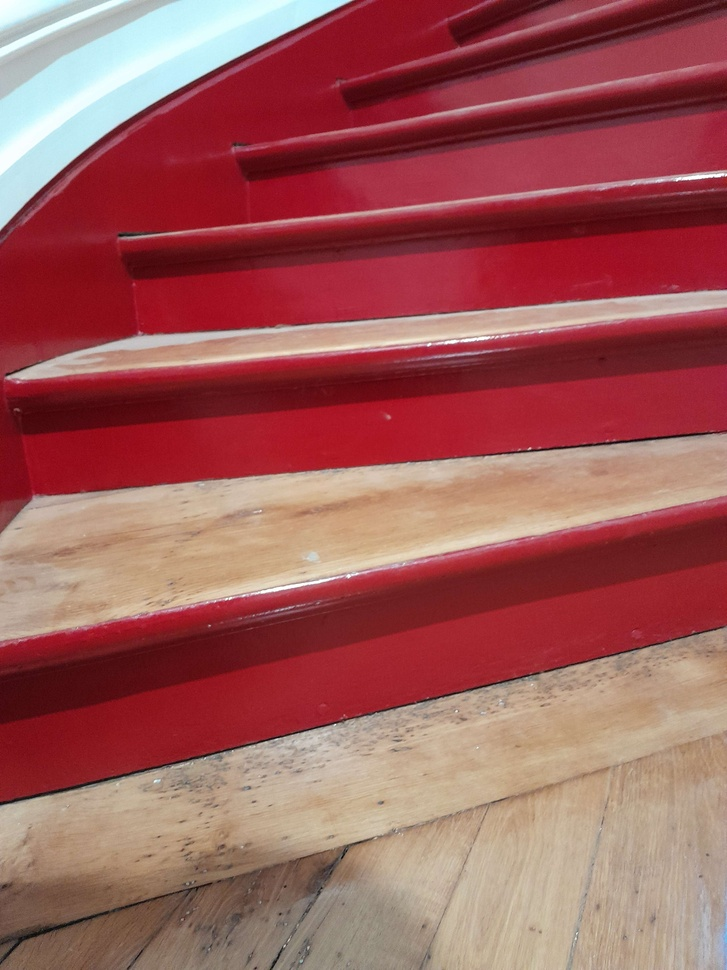
#> input picture images/4.jpg, 727 x 970 px, shrunk from 3060 x 4080 before the run, found by its file name
$ python detection_contours.py   (older library calls are emulated)
#> lines starting #> are read from the running program, lines starting #| are printed output that depends on the picture; after the words box and inside, x2 and y2 are one past the last pixel; in counts of white or black regions, pixels touching at a corner belong together
### code/pretraitement.py
import cv2
import numpy as np
import matplotlib.pyplot as plt

def pretraitement_image(image_path, visualiser=False):
    """
    Réalise le prétraitement d'une image pour la détection d'escaliers.

    Étapes:
    1. Conversion en niveaux de gris
    2. Application d'un filtre gaussien pour réduire le bruit
    3. Égalisation d'histogramme pour améliorer le contraste

    Args:
        image_path (str): Chemin vers l'image à traiter
        visualiser (bool): Si True, affiche les étapes intermédiaires

    Returns:
        image_traitee (numpy.ndarray): Image prétraitée
    """
#> called with image_path = 'images/4.jpg', visualiser = False
    image = cv2.imread(image_path)
#> image is the input picture: shape (970, 727, 3); mean B, G, R 89.6, 91, 158.5
    if image is None:
        raise FileNotFoundError(f"Impossible de charger l'image: {image_path}")

    # On applique tout le pre traitement
    image_gris = cv2.cvtColor(image, cv2.COLOR_BGR2GRAY)

    image_lissee = cv2.GaussianBlur(image_gris, (5, 5), 0) # Flou Gaussien

    image_egalisee = cv2.equalizeHist(image_lissee) # On egalise l'histogramme

    # Ici on n'applique pas Otsu
    image_traitee = image_egalisee

    # Visualisation des étapes si demandé
    if visualiser:
        plt.figure(figsize=(15, 10))

        plt.subplot(2, 2, 1)
        plt.title("Image originale")
        plt.imshow(cv2.cvtColor(image, cv2.COLOR_BGR2RGB))
        plt.axis('off')

        plt.subplot(2, 2, 2)
        plt.title("Image en niveaux de gris")
        plt.imshow(image_gris, cmap='gray')
        plt.axis('off')

        plt.subplot(2, 2, 3)
        plt.title("Image après filtre gaussien")
        plt.imshow(image_lissee, cmap='gray')
        plt.axis('off')

        plt.subplot(2, 2, 4)
        plt.title("Image prétraitée (après égalisation d'histogramme)")
        plt.imshow(image_traitee, cmap='gray')
        plt.axis('off')

        plt.tight_layout()
        plt.show()

        plt.figure(figsize=(15, 5))

        plt.subplot(1, 2, 1)
        plt.title("Histogramme avant égalisation")
        plt.hist(image_lissee.flatten(), 256, [0, 256], color='r')
        plt.xlim([0, 256])

        plt.subplot(1, 2, 2)
        plt.title("Histogramme après égalisation")
        plt.hist(image_egalisee.flatten(), 256, [0, 256], color='b')
        plt.xlim([0, 256])

        plt.tight_layout()
        plt.show()

    return image_traitee

# [15 lines left out: function test_pretraitement, not called in this run]

# [2 lines that do not run on import are left out]

### code/detection_contours.py
import cv2
import numpy as np
import matplotlib.pyplot as plt

def amplifier_contours_verticaux(image, facteur_amplification=2.0):
    """
    Amplifie spécifiquement les contours verticaux dans une image.

    Args:
        image (numpy.ndarray): Image d'entrée (gradients ou contours)
        facteur_amplification (float): Facteur par lequel amplifier les contours verticaux

    Returns:
        numpy.ndarray: Image avec les contours verticaux amplifiés.
    """
#> called with facteur_amplification = 1.8
    # Appliquer un filtre de Sobel pour faire ressortir les contours verticaux
    gradient_y = cv2.Sobel(image, cv2.CV_64F, 0, 1, ksize=3)
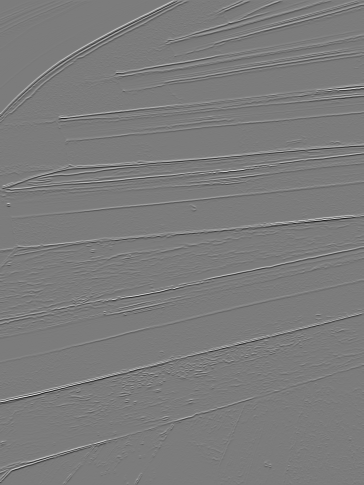
#> gradient_y: shape (970, 727) float64 (shown at 1/2 size); min -885, max 932, mean 0; drawn with min black and max white
    # Conversion en valeur absolue et normalisation
    gradient_y_abs = cv2.convertScaleAbs(gradient_y)
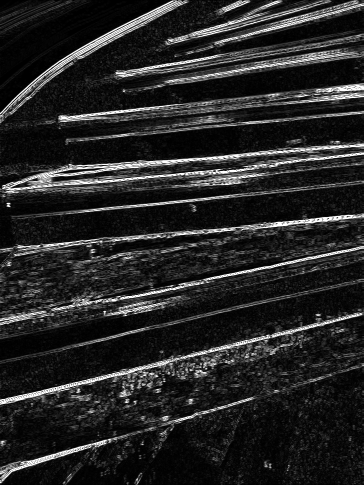
#> gradient_y_abs: shape (970, 727) (shown at 1/2 size); min 0, max 255, mean 37.9
    kernel_vertical = np.ones((5, 1), np.uint8)
    contours_verticaux = cv2.morphologyEx(gradient_y_abs, cv2.MORPH_CLOSE, kernel_vertical)

    # Amplifier les contours verticaux dans l'image originale
    image_amplifiee = cv2.addWeighted(image, 1.0, contours_verticaux, facteur_amplification - 1.0, 0)
    return image_amplifiee

def detection_contours(image_pretraitee, visualiser=False):
    """
    Réalise la détection des contours en utilisant l'implémentation optimisée d'OpenCV.
    Donne une importance accrue aux contours verticaux pour la détection d'escaliers.

    Args:
        image_pretraitee (numpy.ndarray): Image prétraitée et seuillée
        visualiser (bool): Si True, affiche les étapes intermédiaires

    Returns:
        contours (numpy.ndarray): Image des contours détectés avec emphase sur les verticaux
    """
    # Gradient horizontal (dérivée selon x)
    gradient_x = cv2.Sobel(image_pretraitee, cv2.CV_64F, 1, 0, ksize=3)
    # Gradient vertical (dérivée selon y)
    gradient_y = cv2.Sobel(image_pretraitee, cv2.CV_64F, 0, 1, ksize=3)

    # Donner plus de poids au gradient y pour accentuer les contours horizontaux, ca correspond aux marches sur l'image
    poids_x = 1.0
    poids_y = 2.5

    magnitude = np.sqrt((poids_x * gradient_x)**2 + (poids_y * gradient_y)**2)
    magnitude = cv2.normalize(magnitude, None, 0, 255, cv2.NORM_MINMAX, cv2.CV_8U)

    direction = np.arctan2(gradient_y, gradient_x)

    # Amplifier spécifiquement les contours verticaux
    magnitude_amplifiee = amplifier_contours_verticaux(magnitude, facteur_amplification=1.8)

    # Calcul des contours avec l'implémentation optimisée de Canny d'OpenCV
    # On défini un seuillage arbitraire
    seuil_bas = 30
    seuil_haut = 100
    contours_opencv = cv2.Canny(magnitude_amplifiee.astype(np.uint8), seuil_bas, seuil_haut)
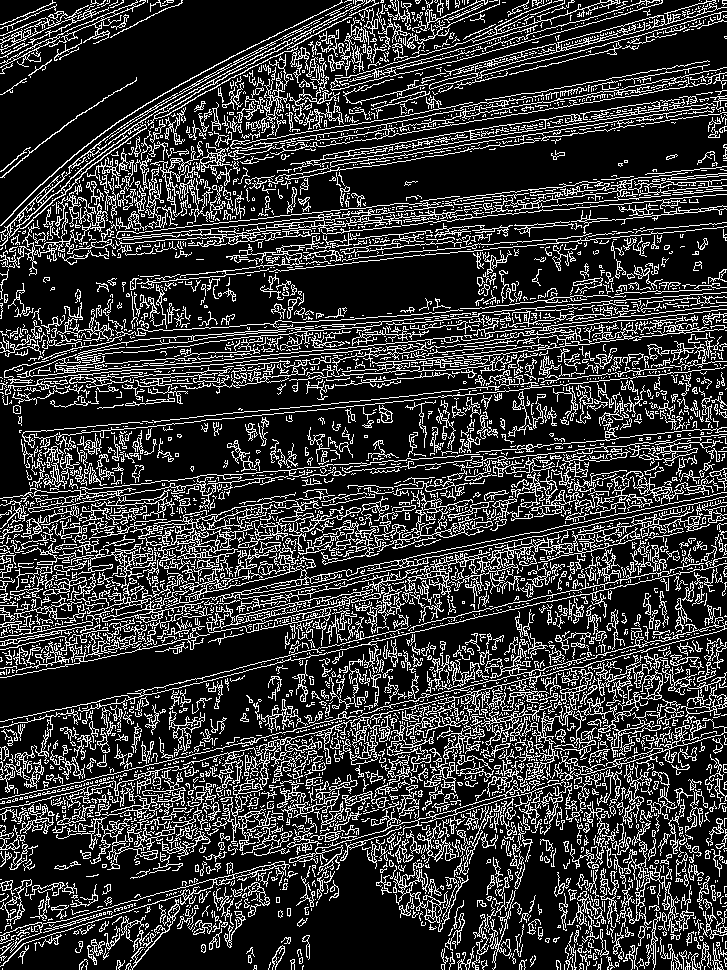
#> contours_opencv: shape (970, 727); 21.5% white in thin lines or dots

    kernel_vertical = np.ones((7, 1), np.uint8)
    # On ampliphie les contours horizontaux et verticaux
    contours_verticaux = cv2.morphologyEx(contours_opencv, cv2.MORPH_CLOSE, kernel_vertical)
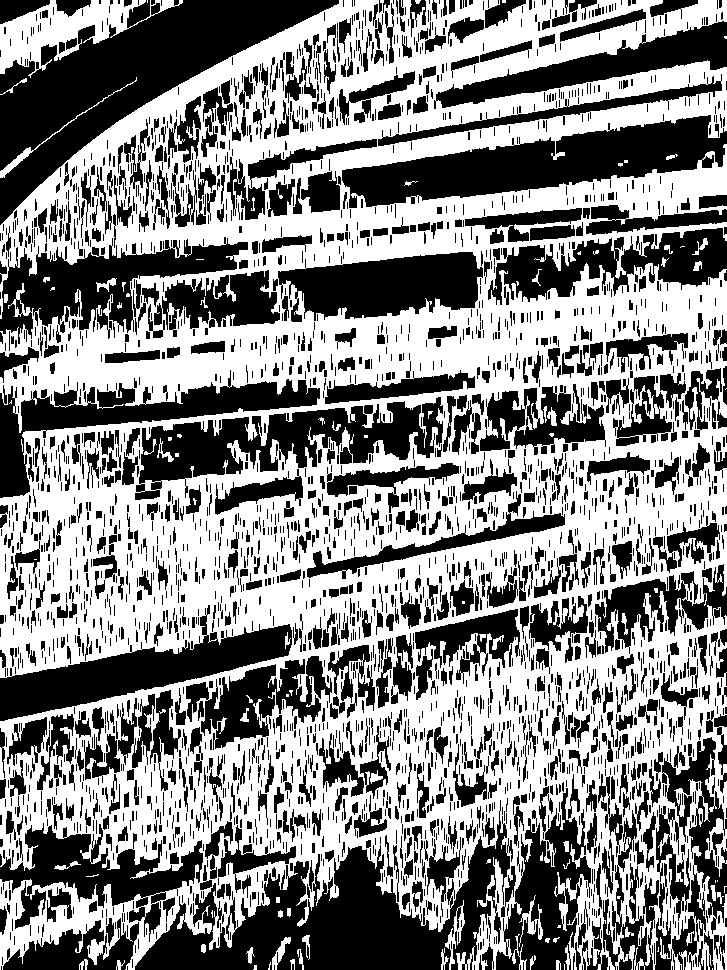
#> contours_verticaux: shape (970, 727); 52.5% white; 3032 black regions (1955 under 20 px), largest, box (x1, y1, x2, y2) and area: (0, 0, 339, 225) 26011, (135, 800, 513, 970) 23975, (342, 115, 727, 208) 16749
    contours_finaux = cv2.addWeighted(contours_opencv, 0.7, contours_verticaux, 0.3, 0)

    # Si le flag est activé, on affiche les étapes
    if visualiser:
        plt.figure(figsize=(15, 10))

        plt.subplot(2, 3, 1)
        plt.title("Image prétraitée (seuillée)")
        plt.imshow(image_pretraitee, cmap='gray')
        plt.axis('off')

        plt.subplot(2, 3, 2)
        plt.title("Gradient horizontal (Sobel X)")
        plt.imshow(cv2.normalize(gradient_x, None, 0, 255, cv2.NORM_MINMAX, cv2.CV_8U), cmap='gray')
        plt.axis('off')

        plt.subplot(2, 3, 3)
        plt.title("Gradient vertical (Sobel Y)")
        plt.imshow(cv2.normalize(gradient_y, None, 0, 255, cv2.NORM_MINMAX, cv2.CV_8U), cmap='gray')
        plt.axis('off')

        plt.subplot(2, 3, 4)
        plt.title("Magnitude du gradient amplifiée")
        plt.imshow(magnitude_amplifiee, cmap='gray')
        plt.axis('off')

        plt.subplot(2, 3, 5)
        plt.title("Contours avec Canny")
        plt.imshow(contours_opencv, cmap='gray')
        plt.axis('off')

        plt.subplot(2, 3, 6)
        plt.title("Contours finaux (verticaux amplifiés)")
        plt.imshow(contours_finaux, cmap='gray')
        plt.axis('off')

        plt.tight_layout()
        plt.show()
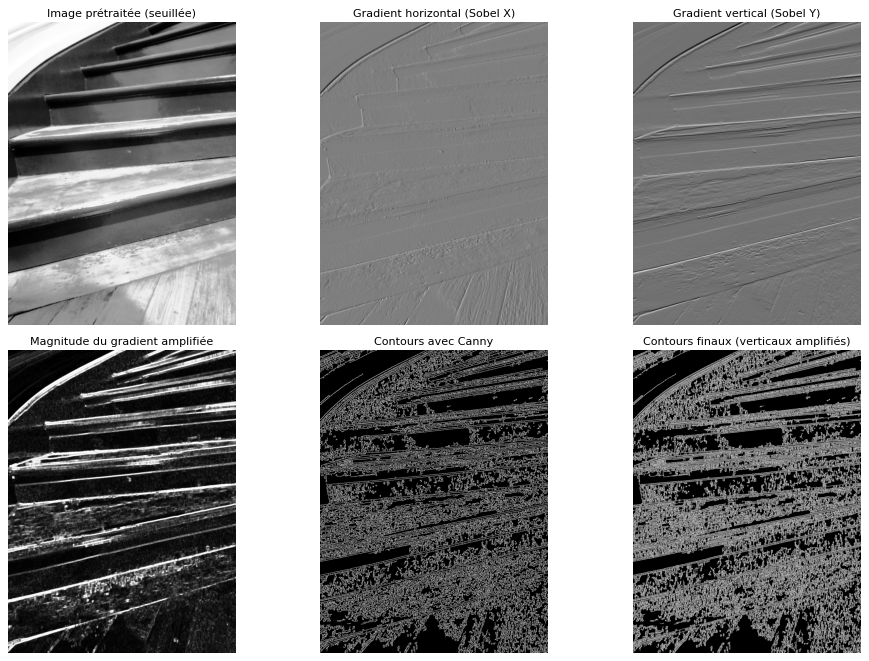
#> figure drawn by matplotlib, 6 panels

    return contours_finaux

def test_detection_contours():
    """Fonction de test pour la détection des contours"""
    try:
        from pretraitement import pretraitement_image

        # Path vers une image
        image_path = "images/4.jpg"
        # Chaine de traitement...
        print("Application du prétraitement...")
        image_pretraitee = pretraitement_image(image_path, visualiser=False)
        print("Prétraitement réussi!")
        print("Détection des contours...")
        contours = detection_contours(image_pretraitee, visualiser=True)
        print("Détection des contours réussie!")

        cv2.imwrite("contours_detectes.jpg", contours)
        print("Image des contours sauvegardée sous 'contours_detectes.jpg'")

    except ImportError:
        print("Erreur: Le module 'pretraitement.py' n'a pas été trouvé.")
        print("Assurez-vous que le fichier 'pretraitement.py' est dans le même répertoire que ce script.")
    except Exception as e:
        print(f"Erreur lors de la détection des contours: {e}")

if __name__ == "__main__":
    test_detection_contours()

$ run again, with images/11.jpg copied over images/4.jpg
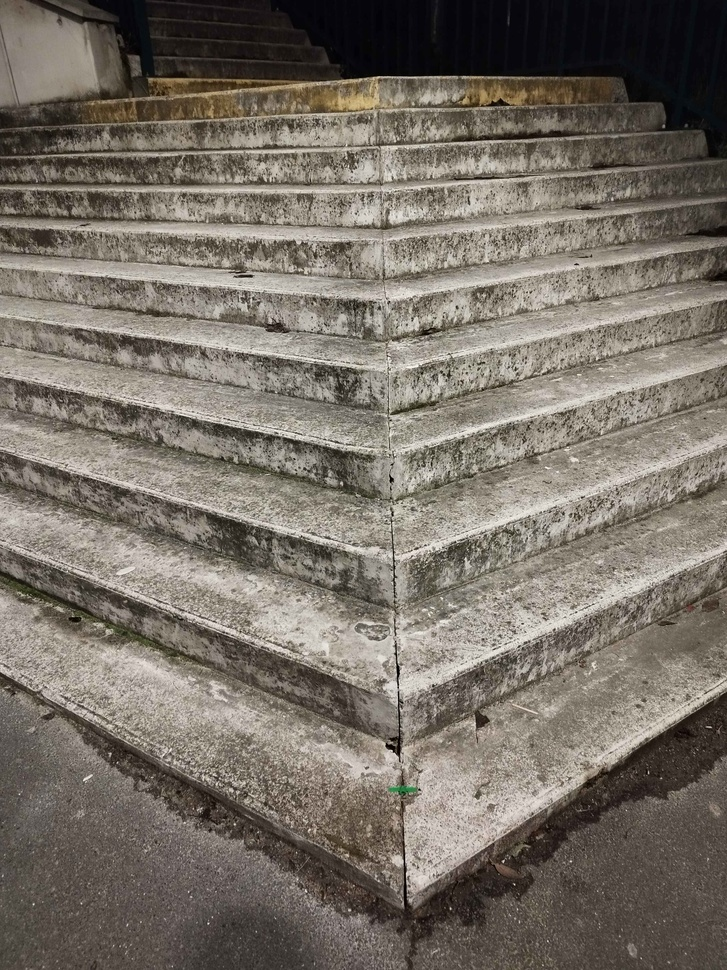
#> input picture images/11.jpg, 727 x 970 px, shrunk from 3000 x 4000 before the run, found by its file name
#> in pretraitement_image, image is the input picture: shape (970, 727, 3); mean B, G, R 102.8, 112.2, 119.7
#> in detection_contours, `contours_opencv = cv2.Canny(magnitude_amplifiee.astype(np.uint8), seui..`:
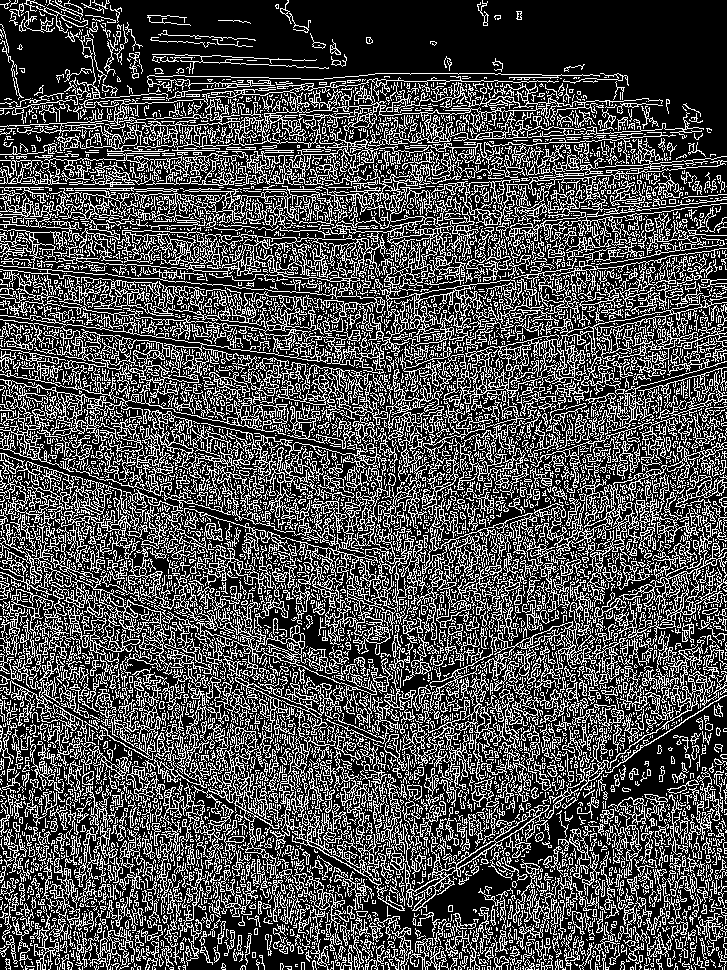
#> contours_opencv: shape (970, 727); 29.9% white in thin lines or dots
#> in detection_contours, `contours_finaux = cv2.addWeighted(contours_opencv, 0.7, contours_verti..`:
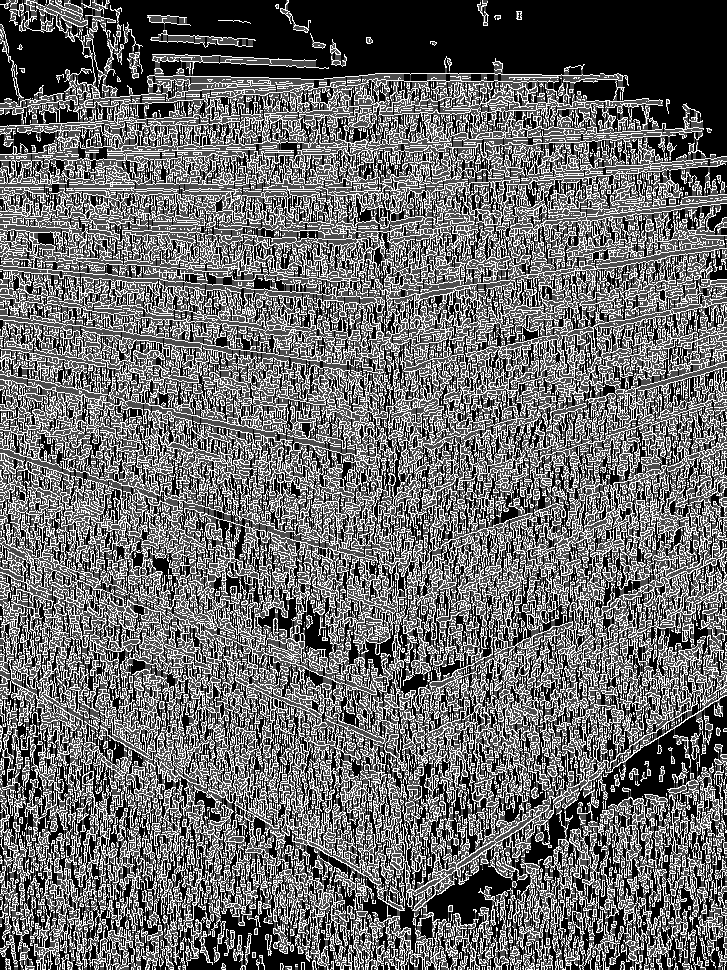
#> contours_finaux: shape (970, 727); min 0, max 255, mean 105.6
